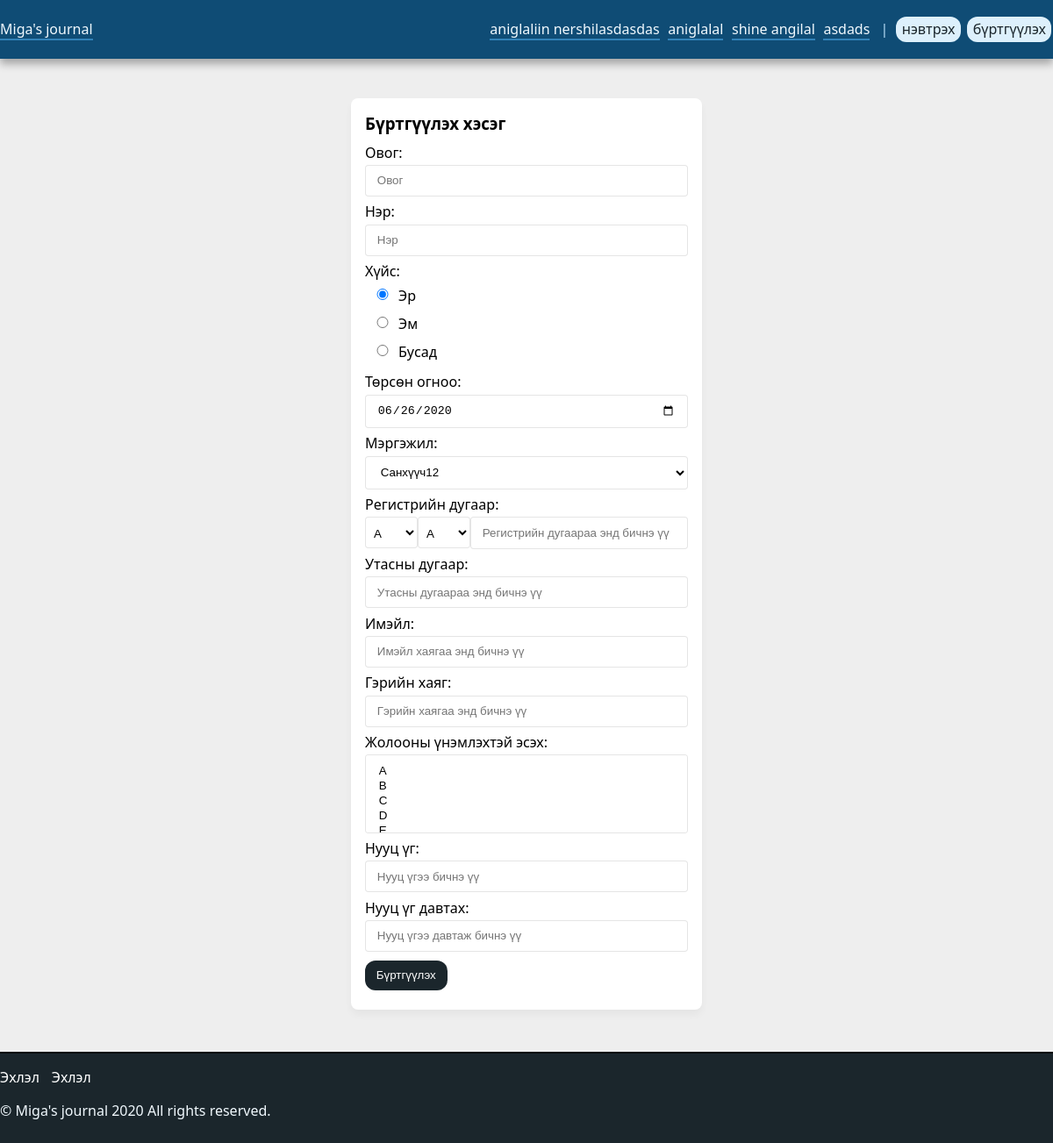
/register.php, run on the app's committed database.
### tables this page shows
CREATE TABLE `article_cats` (
  `id` int(11) NOT NULL,
  `name` varchar(245) NOT NULL,
  `description` text NOT NULL,
  `media_id` int(11) NOT NULL
);

### functions/loggedin.php (called while the page is built, shortened)
<?php
    if(!isset($_SESSION['login']) || empty($_SESSION['login'])){
      $loggedin = false;
    } else {
      $loggedin = true;
    }
?>

### register.php (the view, shortened to what this page needs)
<?php
  require_once "functions/loggedin.php";
  $sql = 'SELECT * FROM profs';
  $profs = mysqli_query($connection, $sql);
?>
<?php
  include("header.php");
?>
<main id="main" class="wrapper" role="main">
  <section class="midform">
    <h3 class="b-title">Бүртгүүлэх хэсэг</h3>
      <form id="regform" name="regform" action="functions/register.php" method="post" onsubmit="return validateworm()">
          <div class="form-group">
            <label for="name">Овог:</label>
            <input type="text" id="fname" class="form-c" name="family_name" placeholder="Овог" >
          </div>
          <div class="form-group">
            <label for="name">Нэр:</label>
            <input type="text" id="name" class="form-c" name="name" placeholder="Нэр" >
          </div>
          <div class="form-group">
            <label for="name">Хүйс:</label>
            <div class="form-group"><input type="radio" id="huis1" name="huis" value="Эр" checked=""><label for="huis1">Эр</label></div>
          <div class="form-group"><input type="radio" id="huis2" name="huis" value="Эм"><label for="huis2">Эм</label></div>
          <div class="form-group"><input type="radio" id="huis3" name="huis" value="Бусад"><label for="huis3">Бусад</label></div>
          </div>
          <div class="form-group">
            <label for="name">Төрсөн огноо:</label>
            <input type="date" class="form-c" name="birthday" placeholder="Төрсөн огноо"  min="1900-01-01" max="<?php echo date("Y-m-d");?>" value="<?php echo date("Y-m-d");?>">
          </div>
          <div class="form-group">
            <label for="name">Мэргэжил:</label>
            <select class="form-c" name="prof">
              <?php
                if (mysqli_num_rows($profs)==0) {
                  echo "<option>Уучлаарай сонгох мэргэжил алга</option>";
                }
                else
                {
                  while ($row=mysqli_fetch_array($profs)) {
                    echo '<option value="'.$row["id"].'">'.$row["name"].'</option>';
                  }
                }
                ?>
            </select>
          </div>
          <div class="form-group">
            <label for="name">Регистрийн дугаар:</label>
            <select name="personal1" class="form-c form-personal" id="personal1">
              <option value="А">А</option>
            </select>
            <select name="personal2" class="form-c form-personal" id="personal2">
              <option value="А">А</option>
            </select>
            <input type="number" id="personal" class="form-c form-personaler" name="personal_id" placeholder="Регистрийн дугаараа энд бичнэ үү">
          </div>
          <div class="form-group">
            <label for="name">Утасны дугаар:</label>
            <input type="number" id="phone" id="phonen" class="form-c" name="phone" placeholder="Утасны дугаараа энд бичнэ үү">
          </div>
          <div class="form-group">
            <label for="name">Имэйл:</label>
            <input type="email" id="email" class="form-c" name="email" placeholder="Имэйл хаягаа энд бичнэ үү" >
          </div>
          <div class="form-group">
            <label for="name">Гэрийн хаяг:</label>
            <input type="text" id="address" class="form-c" name="address" placeholder="Гэрийн хаягаа энд бичнэ үү" >
          </div>
          <div class="form-group">
            <label for="name">Жолооны үнэмлэхтэй эсэх:</label>
            <select class="form-c" id="driver" name="driver_license[]" multiple>
              <option value="A">A</option>
              <option value="B">B</option>
              <option value="C">C</option>
              <option value="D">D</option>
              <option value="E">E</option>
            </select>
          </div>
          <div class="form-group">
            <label for="name">Нууц үг:</label>
            <input type="password" id="pass" class="form-c" name="password" placeholder="Нууц үгээ бичнэ үү" >
          </div>
          <div class="form-group">
            <label for="name">Нууц үг давтах:</label>
            <input type="password" id="pass2" class="form-c" name="password2" placeholder="Нууц үгээ давтаж бичнэ үү" >
          </div>
          <button type="submit" class="btn btn-success">Бүртгүүлэх</button>
        </form>
  </section>
</main>
<footer id="footer">
  <div class="wrapper">
    <ul class="footer-nav">
        <a href="#">Эхлэл</a>
        <a href="#">Эхлэл</a>
    </ul>
    <div class="copy">
      &copy; Miga's journal 2020
      All rights reserved.
    </div>
  </div>
</footer>
</body>
</html>

### header.php (shortened to what this page needs)
<?php
  require_once "functions/loggedin.php";
  require_once "functions/db.php";
  $sql = 'SELECT * FROM article_cats';
  $cats = mysqli_query($connection, $sql);
?>
<!doctype html>
<html lang="en">
<head>
  <link href="assets/css/styles.css" rel="stylesheet">
  <link rel="stylesheet" href="https://cdnjs.cloudflare.com/ajax/libs/font-awesome/4.7.0/css/font-awesome.min.css">
</head>
<body>
<header id="header">
  <div class="wrapper">
    <a class="logo" href="index.php">Miga's journal</a>
    <nav id="topnav" class="navbar">
      <?php
        if (mysqli_num_rows($cats)==0) {
          echo '
        <a class="nav-link" href="index.php">Нийтлэлүүд</a>';
        }
        else
        {
          while ($cat=mysqli_fetch_array($cats)) {
            echo '<a href="blog.php?cat='.$cat["id"].'">'.$cat["name"].'</a>';
          };
        }
      ?>
      <div class="sep">|</div>
      <?php if($loggedin == false):?>
      <a class="btn" href="login.php">нэвтрэх</a>
      <a class="btn" href="register.php">бүртгүүлэх</a>
      <?php else:?>
      <a class="btn" href="profile.php"><?php echo $_SESSION['login'];?></a>
      <a class="btn" href="functions/logout.php">гарах</a>
      <?php endif;?>
    </nav>
  </div>
</header>

### assets/css/styles.css (style rules this page uses)
:root { height: calc(100% - 70px - 2rem - 2px); }
html, body { margin: 0; height: 100%; }
a { color: #333; border-bottom: 2px solid #3282b8; text-decoration: none; }
ul { margin: 0; padding: 0; list-style: none; }
input, .form-c { padding: 0.6rem 0.8rem; border-radius: 4px; background: #fff; border: 1px solid rgba(0,0,0,0.1); transition: 0.2s; }
input[type=number] { -moz-appearance: textfield; }
body { background: #eee; font-family: 'Segoe UI', sans-serif; font-size: 1rem; font-weight: 400; font-style: normal; }
#header { position: fixed; top: 0; left: 0; background: #0f4c75; color: #bbe1fa; width: 100%; padding: 1.4rem 0; box-shadow: rgba(0, 0, 0, 0.3) 0px 6px 9px 0px; z-index: 1001; }
#header .logo { font-weight: 500; color: #f1f9fe; }
#header .navbar { float: right; }
#header .navbar a { margin: 0 0.3rem; color: #f1f9fe; font-weight: 300; }
#header .navbar .btn { background: #ddf0fc; color: #1b262c; margin: 0 0.1rem; font-weight: 300; }
.navbar .sep { display: inline-block; padding: 0 0.2rem; }
#main { min-height: calc(100% - 70px - 2rem - 2px); padding: 2rem 0; margin-top: 4rem; }
.wrapper { max-width: 1300px; margin: 0 auto; }
.b-title { margin: 0 0 0.4rem 0; padding: 0; }
.midform { background: #fff; max-width: 400px; padding: 1rem; box-sizing: border-box; box-shadow: rgba(0, 0, 0, 0.04) 0px 6px 9px 0px; border-radius: 8px; margin: 1rem auto; }
.form-group { display: block; padding: 0.2rem 0 0.2rem 0; }
.form-group label { display: block; padding: 0 0 0.2rem 0; }
.form-group input, .form-group .form-c { width: 100%; box-sizing: border-box; }
.form-group input[type="radio"] { display: inline; width: 30px; float: left; padding: 0.2rem 0 0.2rem 0; }
.form-group .form-personal { display: inline; float: left; width: 60px; height: 36px; padding-left: 5px; }
.form-group .form-personaler { display: inline; width: calc(100% - 120px); }
.midform button, .midform .btn { display: block; margin: 0.4rem 0; padding: 0.6rem 0.8rem; }
#footer { background: #1b262c; height: 70px; padding: 1rem 0; color: #f1f9fe; clear: both; border-top: 2px solid rgba(0, 0, 0, 0.8); }
.footer-nav { padding-bottom: 1rem; font-weight: 500; }
.footer-nav a { color: #fff; margin-right: 0.6rem; border: 0; transition: 0.2s; }
button, .btn { background: #1b262c; padding: 0.2rem 0.4rem; color: #fff; border-radius: 12px; border: none; transition: 0.2s; }

### data on the page
article_cats: name "aniglaliin nershilasdasdas"
article_cats: name "aniglalal"
article_cats: name "shine angilal"
article_cats: name "asdads"

### other printed values
form field prof "Санхүүч12"
